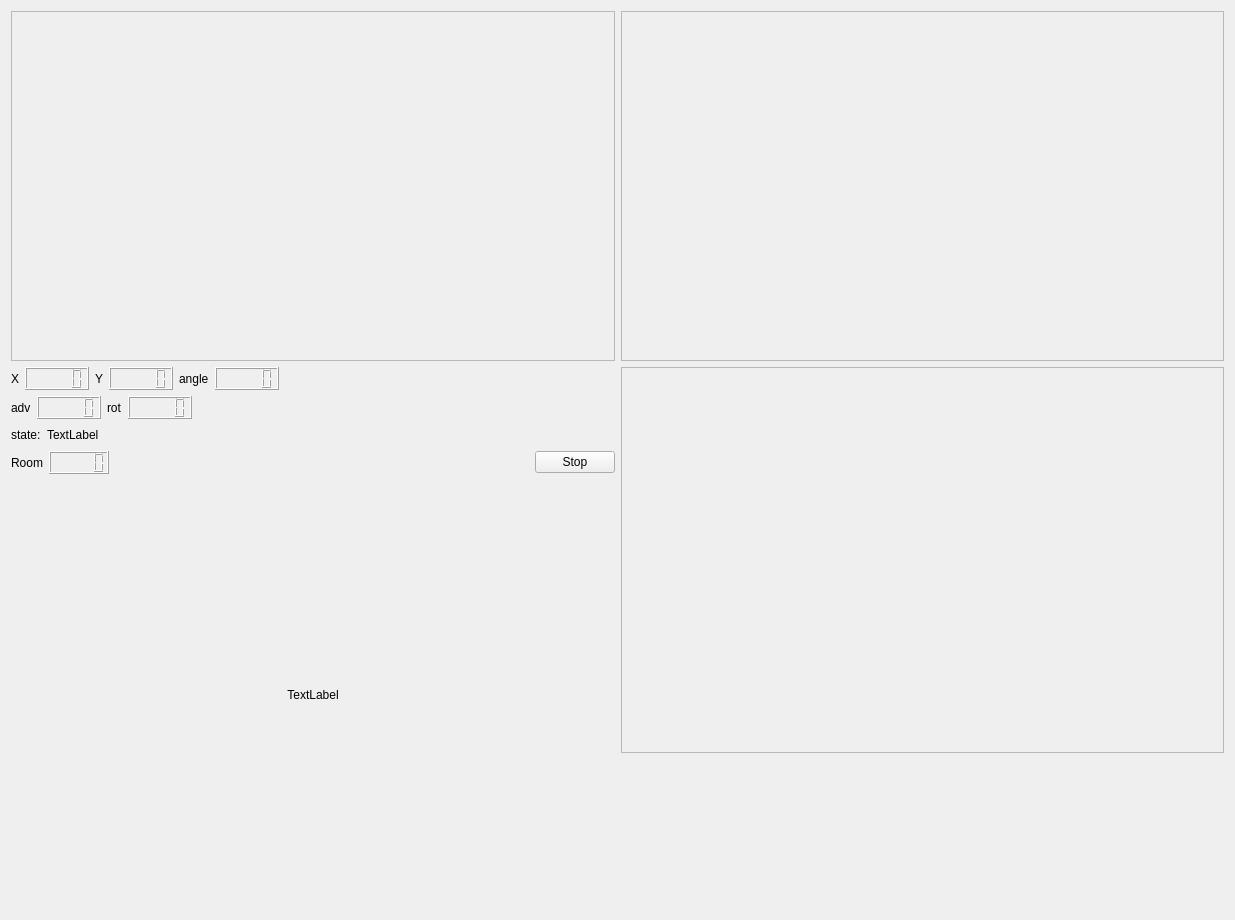
<?xml version="1.0" encoding="UTF-8"?>
<ui version="4.0">
 <class>guiDlg</class>
 <widget class="QWidget" name="guiDlg">
  <property name="geometry">
   <rect>
    <x>0</x>
    <y>0</y>
    <width>1235</width>
    <height>920</height>
   </rect>
  </property>
  <property name="windowTitle">
   <string>FullApartment</string>
  </property>
  <layout class="QVBoxLayout" name="verticalLayout_5">
   <item>
    <layout class="QVBoxLayout" name="verticalLayout_2">
     <item>
      <layout class="QHBoxLayout" name="horizontalLayout_17">
       <item>
        <widget class="QFrame" name="frame">
         <property name="sizePolicy">
          <sizepolicy hsizetype="Expanding" vsizetype="Preferred">
           <horstretch>0</horstretch>
           <verstretch>0</verstretch>
          </sizepolicy>
         </property>
         <property name="minimumSize">
          <size>
           <width>500</width>
           <height>350</height>
          </size>
         </property>
         <property name="accessibleName">
          <string>LIDAR_Map</string>
         </property>
         <property name="frameShape">
          <enum>QFrame::Shape::StyledPanel</enum>
         </property>
         <property name="frameShadow">
          <enum>QFrame::Shadow::Raised</enum>
         </property>
        </widget>
       </item>
       <item>
        <widget class="QFrame" name="frame_room">
         <property name="sizePolicy">
          <sizepolicy hsizetype="Expanding" vsizetype="Preferred">
           <horstretch>0</horstretch>
           <verstretch>0</verstretch>
          </sizepolicy>
         </property>
         <property name="minimumSize">
          <size>
           <width>500</width>
           <height>350</height>
          </size>
         </property>
         <property name="accessibleName">
          <string>Room_View</string>
         </property>
         <property name="frameShape">
          <enum>QFrame::Shape::StyledPanel</enum>
         </property>
         <property name="frameShadow">
          <enum>QFrame::Shadow::Raised</enum>
         </property>
        </widget>
       </item>
      </layout>
     </item>
     <item>
      <layout class="QHBoxLayout" name="horizontalLayout_9">
       <item>
        <layout class="QHBoxLayout" name="horizontalLayout_18">
         <item>
          <layout class="QVBoxLayout" name="verticalLayout">
           <item>
            <layout class="QHBoxLayout" name="horizontalLayout_7">
             <item>
              <layout class="QHBoxLayout" name="horizontalLayout_2">
               <item>
                <widget class="QLabel" name="label">
                 <property name="text">
                  <string>X</string>
                 </property>
                </widget>
               </item>
               <item>
                <widget class="QLCDNumber" name="lcdNumber_x">
                 <property name="maximumSize">
                  <size>
                   <width>80</width>
                   <height>16777215</height>
                  </size>
                 </property>
                 <property name="font">
                  <font>
                   <bold>true</bold>
                  </font>
                 </property>
                </widget>
               </item>
              </layout>
             </item>
             <item>
              <layout class="QHBoxLayout" name="horizontalLayout_3">
               <item>
                <widget class="QLabel" name="label_2">
                 <property name="text">
                  <string>Y</string>
                 </property>
                </widget>
               </item>
               <item>
                <widget class="QLCDNumber" name="lcdNumber_y">
                 <property name="maximumSize">
                  <size>
                   <width>80</width>
                   <height>16777215</height>
                  </size>
                 </property>
                 <property name="font">
                  <font>
                   <bold>true</bold>
                  </font>
                 </property>
                </widget>
               </item>
              </layout>
             </item>
             <item>
              <layout class="QHBoxLayout" name="horizontalLayout_6">
               <item>
                <widget class="QLabel" name="label_3">
                 <property name="text">
                  <string>angle</string>
                 </property>
                </widget>
               </item>
               <item>
                <widget class="QLCDNumber" name="lcdNumber_angle">
                 <property name="maximumSize">
                  <size>
                   <width>80</width>
                   <height>16777215</height>
                  </size>
                 </property>
                 <property name="font">
                  <font>
                   <bold>true</bold>
                  </font>
                 </property>
                </widget>
               </item>
              </layout>
             </item>
             <item>
              <spacer name="spacer_row1">
               <property name="orientation">
                <enum>Qt::Orientation::Horizontal</enum>
               </property>
               <property name="sizeHint" stdset="0">
                <size>
                 <width>40</width>
                 <height>20</height>
                </size>
               </property>
              </spacer>
             </item>
            </layout>
           </item>
           <item>
            <layout class="QHBoxLayout" name="horizontalLayout_8">
             <item>
              <layout class="QHBoxLayout" name="horizontalLayout_4">
               <item>
                <widget class="QLabel" name="label_4">
                 <property name="text">
                  <string>adv</string>
                 </property>
                </widget>
               </item>
               <item>
                <widget class="QLCDNumber" name="lcdNumber_adv">
                 <property name="maximumSize">
                  <size>
                   <width>80</width>
                   <height>16777215</height>
                  </size>
                 </property>
                </widget>
               </item>
              </layout>
             </item>
             <item>
              <layout class="QHBoxLayout" name="horizontalLayout_5">
               <item>
                <widget class="QLabel" name="label_5">
                 <property name="text">
                  <string>rot</string>
                 </property>
                </widget>
               </item>
               <item>
                <widget class="QLCDNumber" name="lcdNumber_rot">
                 <property name="maximumSize">
                  <size>
                   <width>80</width>
                   <height>16777215</height>
                  </size>
                 </property>
                </widget>
               </item>
              </layout>
             </item>
             <item>
              <spacer name="spacer_row2">
               <property name="orientation">
                <enum>Qt::Orientation::Horizontal</enum>
               </property>
               <property name="sizeHint" stdset="0">
                <size>
                 <width>40</width>
                 <height>20</height>
                </size>
               </property>
              </spacer>
             </item>
            </layout>
           </item>
           <item>
            <layout class="QHBoxLayout" name="horizontalLayout">
             <item>
              <widget class="QLabel" name="label_state_name">
               <property name="text">
                <string>state:</string>
               </property>
              </widget>
             </item>
             <item>
              <widget class="QLabel" name="label_state">
               <property name="text">
                <string>TextLabel</string>
               </property>
              </widget>
             </item>
             <item>
              <spacer name="spacer_row3">
               <property name="orientation">
                <enum>Qt::Orientation::Horizontal</enum>
               </property>
               <property name="sizeHint" stdset="0">
                <size>
                 <width>40</width>
                 <height>20</height>
                </size>
               </property>
              </spacer>
             </item>
            </layout>
           </item>
           <item>
            <layout class="QHBoxLayout" name="horizontalLayout_room">
             <item>
              <widget class="QLabel" name="label_room">
               <property name="text">
                <string>Room</string>
               </property>
              </widget>
             </item>
             <item>
              <widget class="QLCDNumber" name="lcdNumber_room">
               <property name="maximumSize">
                <size>
                 <width>60</width>
                 <height>16777215</height>
                </size>
               </property>
              </widget>
             </item>
             <item>
              <spacer name="spacer_row4">
               <property name="orientation">
                <enum>Qt::Orientation::Horizontal</enum>
               </property>
               <property name="sizeHint" stdset="0">
                <size>
                 <width>40</width>
                 <height>20</height>
                </size>
               </property>
              </spacer>
             </item>
             <item>
              <widget class="QPushButton" name="pushButton_stop">
               <property name="text">
                <string>Stop</string>
               </property>
               <property name="checkable">
                <bool>true</bool>
               </property>
              </widget>
             </item>
            </layout>
           </item>
           <item>
            <widget class="QLabel" name="label_img">
             <property name="sizePolicy">
              <sizepolicy hsizetype="Expanding" vsizetype="Expanding">
               <horstretch>0</horstretch>
               <verstretch>0</verstretch>
              </sizepolicy>
             </property>
             <property name="minimumSize">
              <size>
               <width>0</width>
               <height>250</height>
              </size>
             </property>
             <property name="text">
              <string>TextLabel</string>
             </property>
             <property name="alignment">
              <set>Qt::AlignmentFlag::AlignCenter</set>
             </property>
            </widget>
           </item>
          </layout>
         </item>
        </layout>
       </item>
       <item>
        <layout class="QVBoxLayout" name="verticalLayout_graph">
         <item>
          <widget class="QFrame" name="frame_graph">
           <property name="sizePolicy">
            <sizepolicy hsizetype="Expanding" vsizetype="Expanding">
             <horstretch>0</horstretch>
             <verstretch>0</verstretch>
            </sizepolicy>
           </property>
           <property name="minimumSize">
            <size>
             <width>400</width>
             <height>100</height>
            </size>
           </property>
           <property name="accessibleName">
            <string>Topological_Graph</string>
           </property>
           <property name="frameShape">
            <enum>QFrame::Shape::StyledPanel</enum>
           </property>
           <property name="frameShadow">
            <enum>QFrame::Shadow::Raised</enum>
           </property>
          </widget>
         </item>
         <item>
          <widget class="QCustomPlot" name="localizationPlot" native="true">
           <property name="sizePolicy">
            <sizepolicy hsizetype="Expanding" vsizetype="Preferred">
             <horstretch>0</horstretch>
             <verstretch>0</verstretch>
            </sizepolicy>
           </property>
           <property name="minimumSize">
            <size>
             <width>400</width>
             <height>150</height>
            </size>
           </property>
           <property name="accessibleName">
            <string>Localization_Error_Plot</string>
           </property>
          </widget>
         </item>
        </layout>
       </item>
      </layout>
     </item>
    </layout>
   </item>
  </layout>
 </widget>
 <customwidgets>
  <customwidget>
   <class>QCustomPlot</class>
   <extends>QWidget</extends>
   <header>qcustomplot.h</header>
  </customwidget>
 </customwidgets>
 <resources/>
 <connections/>
</ui>
